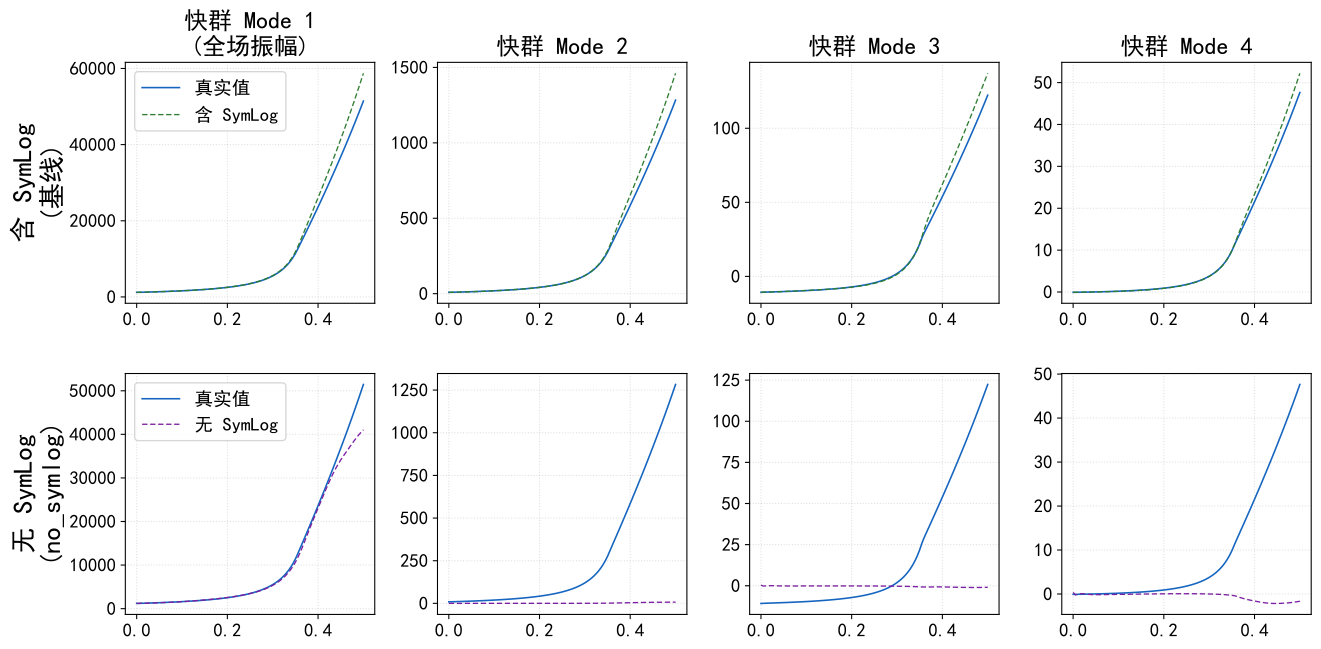

This chart was generated by the following Python code:
# 图 5-5b: SymLog 消融 POD 系数轨迹对比 — 同一外推算例，仅展示快群 4 阶
import matplotlib
matplotlib.use('Agg')
import matplotlib.pyplot as plt
import numpy as np
import os

plt.rcParams.update({
    'font.sans-serif': ['SimHei', 'Songti SC', 'Arial'],
    'font.family': 'sans-serif',
    'font.size': 20,
    'axes.labelsize': 20,
    'axes.titlesize': 20,
    'legend.fontsize': 16,
    'figure.dpi': 300,
    'axes.unicode_minus': False,
    'savefig.bbox': 'tight',
})

DATA = '2D-PINN/data-processed'
BASE = '2D-PINN/ablation/no_cumsum/results'
ABL  = '2D-PINN/ablation/no_symlog/results'

A_true = np.load(os.path.join(DATA, 'A_test.npy'))
A_base = np.load(os.path.join(BASE, 'test_extrap', 'A_pred.npy'))
A_abl  = np.load(os.path.join(ABL, 'test_extrap', 'A_pred.npy'))

t = np.arange(0, 0.505, 0.005)
case_idx = 0

# POD 系数拼接顺序: 快群 4 阶在前, 热群 4 阶在后
# 此处只展示快群 4 阶 (Mode 1–4), 热群 4 阶 (Mode 5–8) 模式类似
mode_names = ['快群 Mode 1\n(全场振幅)', '快群 Mode 2',
              '快群 Mode 3',           '快群 Mode 4']
n_modes = 4

fig, axes = plt.subplots(2, n_modes, figsize=(14, 7))

for m in range(n_modes):
    # Row 0: baseline (with SymLog)
    ax0 = axes[0, m]
    ax0.plot(t, A_true[case_idx, :, m], color='#1565C0', linewidth=1.2, label='真实值')
    ax0.plot(t, A_base[case_idx, :, m], color='#2E7D32', linewidth=1.0,
             linestyle='--', dashes=(4, 2), label='含 SymLog')
    ax0.set_title(mode_names[m], fontsize=18, fontweight='bold')
    ax0.grid(True, linestyle=':', alpha=0.4)
    ax0.tick_params(labelsize=14)
    if m == 0:
        ax0.set_ylabel('含 SymLog\n(基线)', fontsize=20, fontweight='bold')
        ax0.legend(fontsize=14, loc='upper left')

    # Row 1: ablation (no symlog)
    ax1 = axes[1, m]
    ax1.plot(t, A_true[case_idx, :, m], color='#1565C0', linewidth=1.2, label='真实值')
    ax1.plot(t, A_abl[case_idx, :, m], color='#7B1FA2', linewidth=1.0,
             linestyle='--', dashes=(4, 2), label='无 SymLog')
    ax1.grid(True, linestyle=':', alpha=0.4)
    ax1.tick_params(labelsize=14)
    if m == 0:
        ax1.set_ylabel('无 SymLog\n(no_symlog)', fontsize=20, fontweight='bold')
        ax1.legend(fontsize=14, loc='upper left')

plt.tight_layout(pad=0.8, h_pad=1.5, w_pad=0.6)
out = 'fig/fig_ch5_symlog_trajectories.svg'
plt.savefig(out, facecolor='white', edgecolor='none')
plt.close()
print(f'Saved: {out}')
